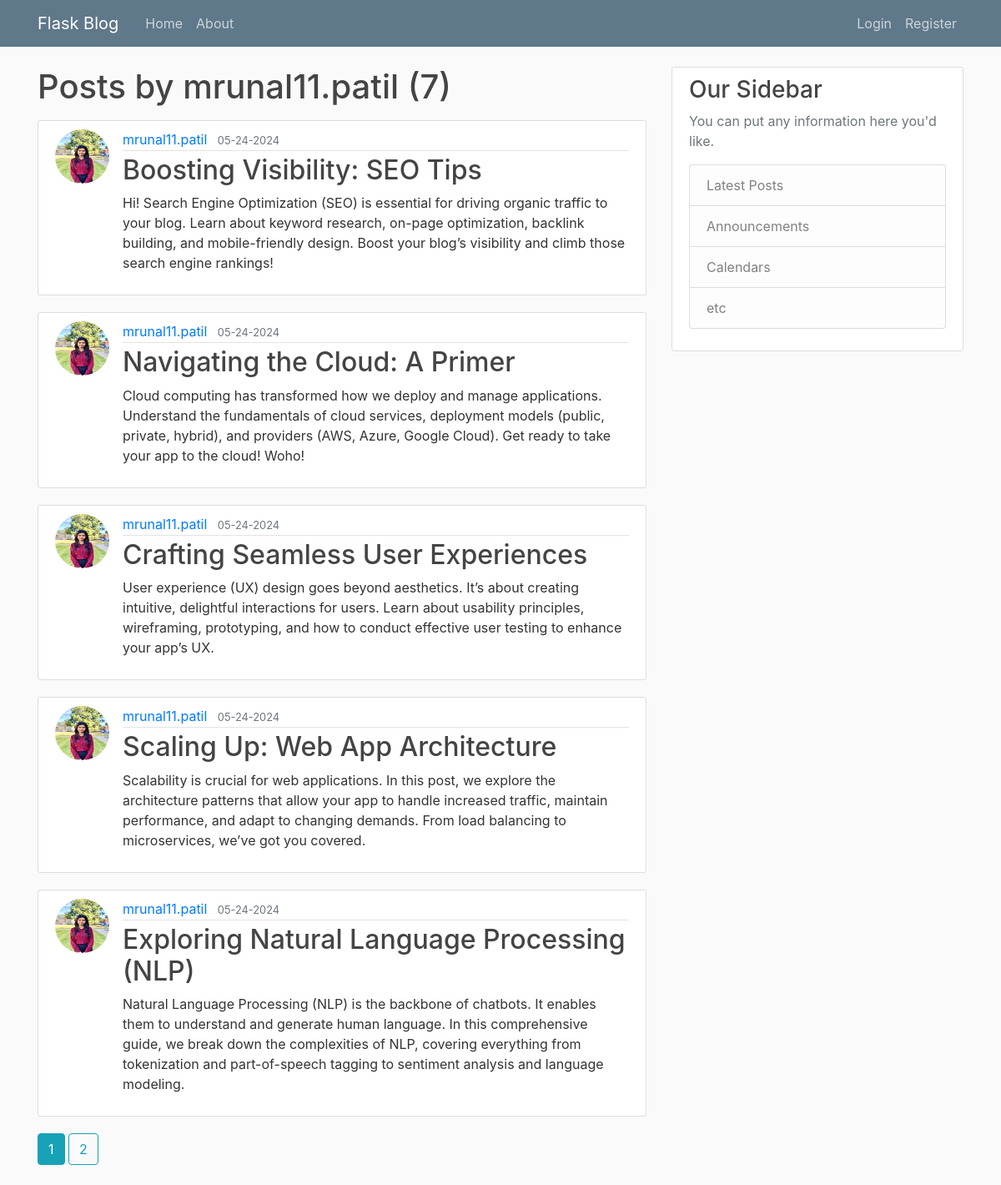
Page /user/mrunal11.patil on the committed database.
### flaskblog/models.py (models this page shows, shortened)
class User(db.Model, UserMixin):
    id = db.Column(db.Integer, primary_key=True)
    username = db.Column(db.String(20), unique=True, nullable=False)
    email = db.Column(db.String(120), unique=True, nullable=False)
    image_file = db.Column(db.String(20), nullable=False, default='default.jpg')
    password = db.Column(db.String(60), nullable=False)
    posts = db.relationship('Post', backref='author', lazy=True)

class Post(db.Model):
    id = db.Column(db.Integer, primary_key=True)
    title = db.Column(db.String(100), nullable=False)
    date_posted = db.Column(db.DateTime, nullable=False, default=datetime.utcnow)
    content = db.Column(db.Text, nullable=False)
    user_id = db.Column(db.Integer, db.ForeignKey('user.id'), nullable=False)

### flaskblog/users/routes.py (the view)
@users.route("/user/<string:username>")
def user_posts(username):
    page = request.args.get('page', 1, type=int)
    user = User.query.filter_by(username=username).first_or_404()
    posts = Post.query.filter_by(author=user)\
        .order_by(Post.date_posted.desc())\
        .paginate(page=page, per_page=5)
    return render_template('user_posts.html', posts=posts, user=user)

### flaskblog/templates/user_posts.html (shortened to what this page needs)
{% extends "layout.html" %}
{%  block content %}
    <h1 class="mb-3">Posts by {{ user.username }} ({{ posts.total }})</h1>
    {% for post in posts.items %}
        <article class="media content-section">
            <img class="rounded-circle article-img" src="{{ url_for('static', filename='profile_pics/' + post.author.image_file) }}">
            <div class="media-body">
            <div class="article-metadata">
                <a class="mr-2" href="{{ url_for('users.user_posts', username=post.author.username) }}">{{ post.author.username }}</a>
                <small class="text-muted">{{ post.date_posted.strftime('%m-%d-%Y') }}</small>
            </div>
            <h2><a class="article-title" href="{{ url_for('posts.post', post_id=post.id) }}">{{ post.title }}</a></h2>
            <p class="article-content">{{ post.content }}</p>
            </div>
        </article>
    {%  endfor %}
    {% for page_num in posts.iter_pages(left_edge=1, right_edge=1, left_current=1, right_current=2) %}
        {% if page_num %}
            {% if posts.page == page_num %}
                <a class="btn btn-info mb-4" href="{{ url_for('users.user_posts', username=user.username, page=page_num) }}">{{ page_num }}</a>
            {% else %}
                <a class="btn btn-outline-info mb-4" href="{{ url_for('users.user_posts', username=user.username, page=page_num) }}">{{ page_num }}</a>
            {% endif %}
        {% endif %}
    {% endfor %}
{%  endblock content %}

### flaskblog/static/main.css (style rules this page uses)
body { background: #fafafa; color: #333333; margin-top: 5rem; }
h1, h2, h3, h4, h5, h6 { color: #444444; }
.content-section { background: #ffffff; padding: 10px 20px; border: 1px solid #dddddd; border-radius: 3px; margin-bottom: 20px; }
.article-title { color: #444444; }
.article-content { white-space: pre-line; }
.article-img { height: 65px; width: 65px; margin-right: 16px; }
.article-metadata { padding-bottom: 1px; margin-bottom: 4px; border-bottom: 1px solid #e3e3e3 }

### rows in the picture
User: username "mrunal11.patil"
Post: image_file (picture), author.username "mrunal11.patil", date_posted "05-24-2024", title "Boosting Visibility: SEO Tips", content "Hi! Search Engine Optimization (SEO) is essential for driving organic traffic to your blog. Learn about keyword research, on-page optimization, backlink building, and mobile-friendly design. Boost your blog’s visibility and climb those search engine rankings!"
Post: image_file (picture), author.username "mrunal11.patil", date_posted "05-24-2024", title "Navigating the Cloud: A Primer", content "Cloud computing has transformed how we deploy and manage applications. Understand the fundamentals of cloud services, deployment models (public, private, hybrid), and providers (AWS, Azure, Google Cloud). Get ready to take your app to the cloud! Woho!"
Post: image_file (picture), author.username "mrunal11.patil", date_posted "05-24-2024", title "Crafting Seamless User Experiences", content "User experience (UX) design goes beyond aesthetics. It’s about creating intuitive, delightful interactions for users. Learn about usability principles, wireframing, prototyping, and how to conduct effective user testing to enhance your app’s UX."
Post: image_file (picture), author.username "mrunal11.patil", date_posted "05-24-2024", title "Scaling Up: Web App Architecture", content "Scalability is crucial for web applications. In this post, we explore the architecture patterns that allow your app to handle increased traffic, maintain performance, and adapt to changing demands. From load balancing to microservices, we’ve got you covered."
Post: image_file (picture), author.username "mrunal11.patil", date_posted "05-24-2024", title "Exploring Natural Language Processing (NLP)", content "Natural Language Processing (NLP) is the backbone of chatbots. It enables them to understand and generate human language. In this comprehensive guide, we break down the complexities of NLP, covering everything from tokenization and part-of-speech tagging to sentiment analysis and language modeling."

### other values in the picture
{{ posts.total }} "7"
{{ page_num }} "1"
{{ page_num }} "2"
